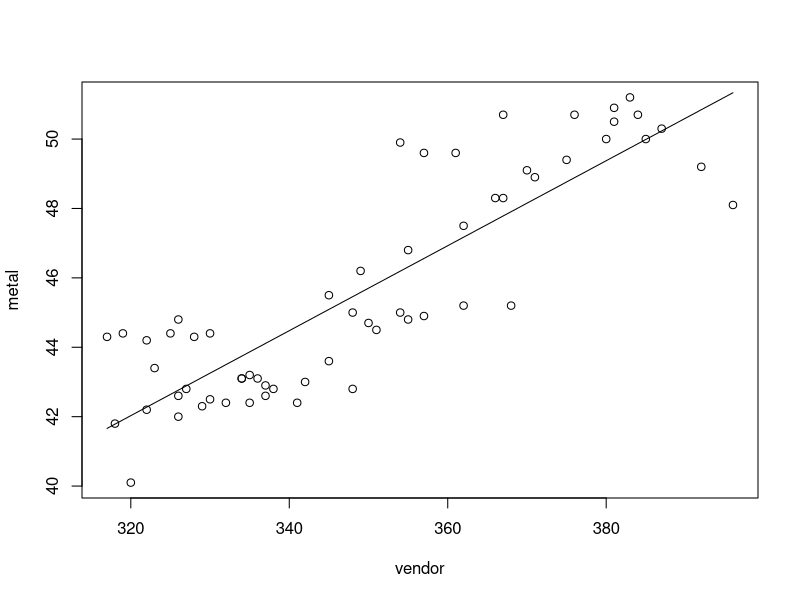
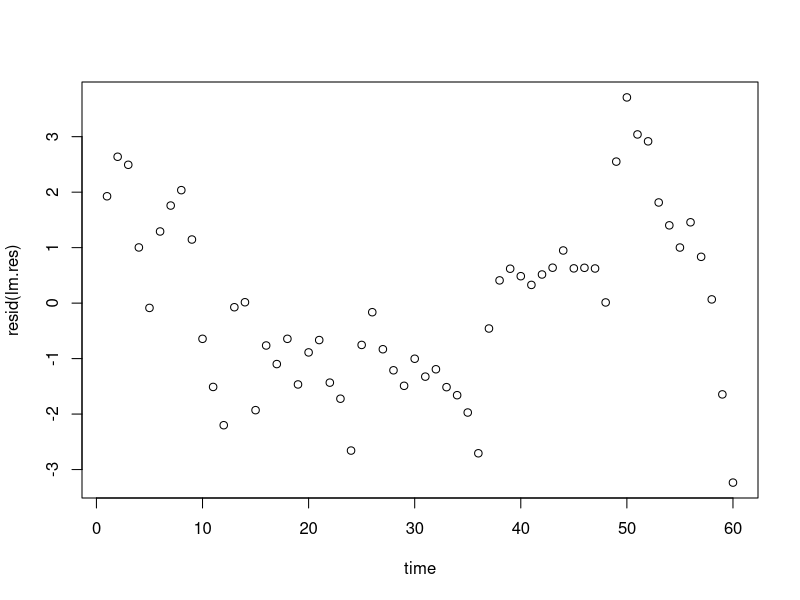
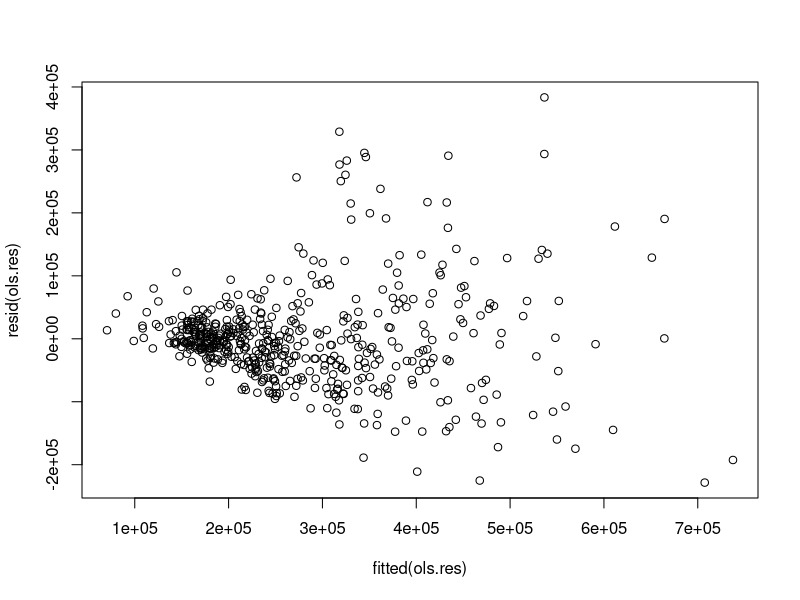
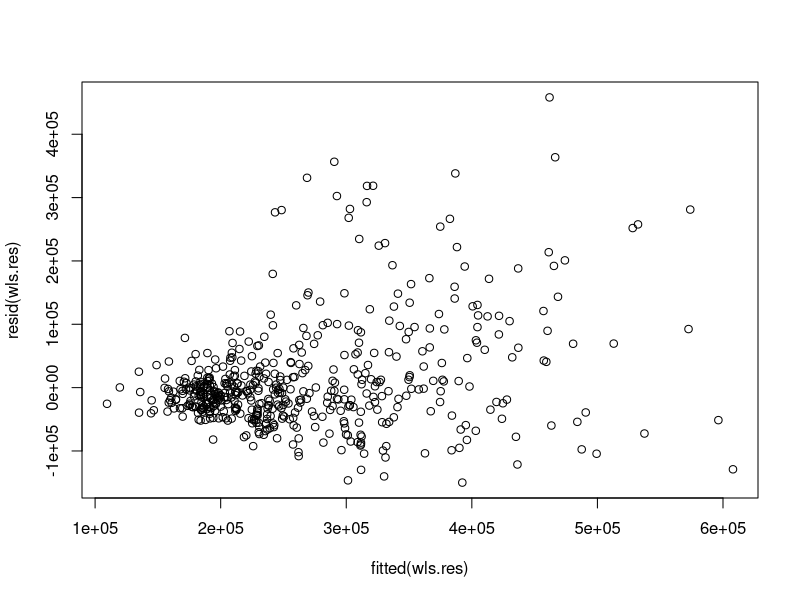

R code for these plots, in order:
#### You may need to change the data file directory accordingly.
######## Q1

#a 
Employee=read.table(file="EmployeeData.txt",header=T)

attach(Employee)

lm.res=lm(metal~vendor)
summary(lm.res)
anova(lm.res)

#b
plot(vendor,metal)
lines(vendor,fitted(lm.res))

#c
plot(time,resid(lm.res))

#d
library(lmtest)
dwtest(metal~vendor)
#p-value < 2.2e-16, residuals are correlated

#e
N=nrow(Employee)
phi.hat=lm(lm.res$residual[1:N-1]~0+lm.res$residual[2:N])$coeff	
y.trans=metal[2:N]-phi.hat*metal[1:N-1]		
x.trans=vendor[2:N]-phi.hat*vendor[1:N-1]

coch=lm(y.trans~x.trans)	
summary(coch)
# Larger. The standard error of the estimate of beta1 from Cochrane procedure is 0.01297 while the one from OLS is 0.009423.   

########### Q2

#a

price=read.table(file="HomePrice.txt",header=T)

attach(price)

ols.res=lm(SalesPrice~homeft2+lotft2)
summary(ols.res)
anova(ols.res)

#b
plot(fitted(ols.res),resid(ols.res))

#c
r.abs=abs(resid(ols.res))
r.fitted=lm(r.abs~fitted(ols.res))$fitted.values

#d
w=1/(r.fitted^2)

wls.res=lm(SalesPrice~homeft2+lotft2,weights=w)
summary(wls.res)
anova(wls.res)

#e
plot(fitted(wls.res),resid(wls.res))







